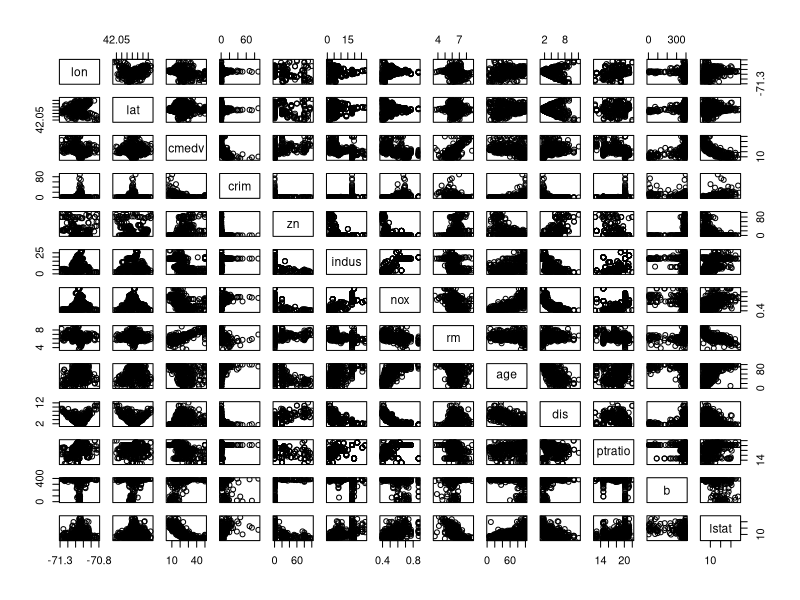
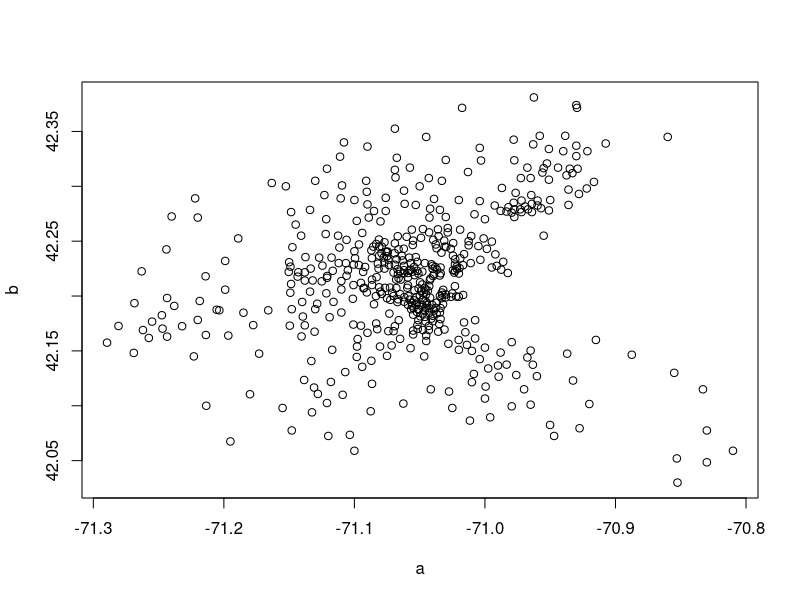
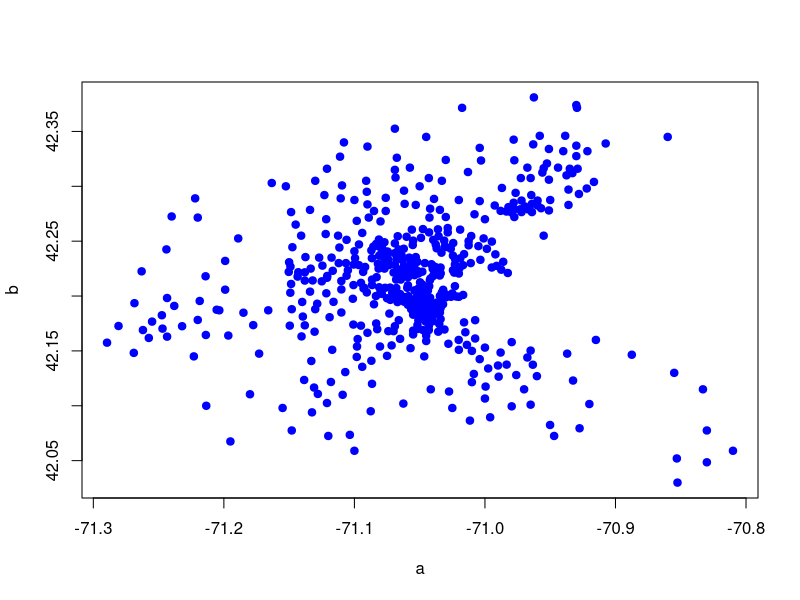
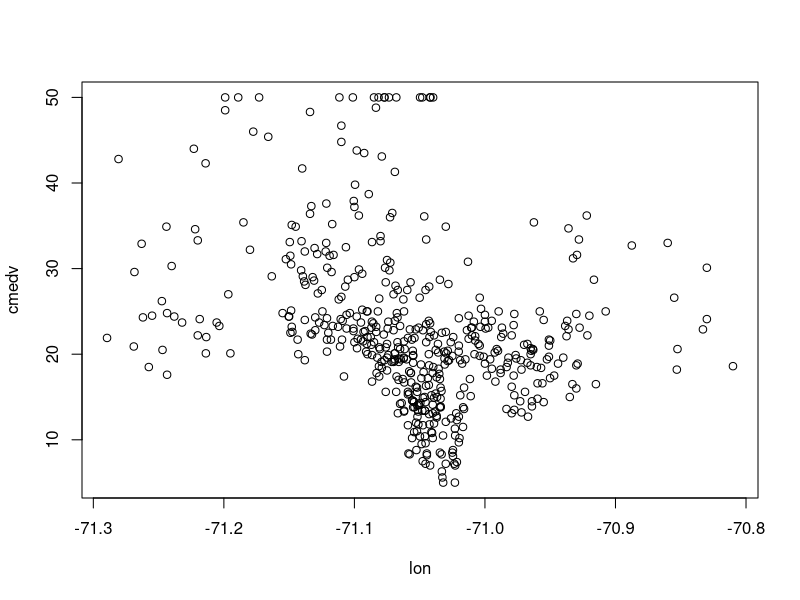
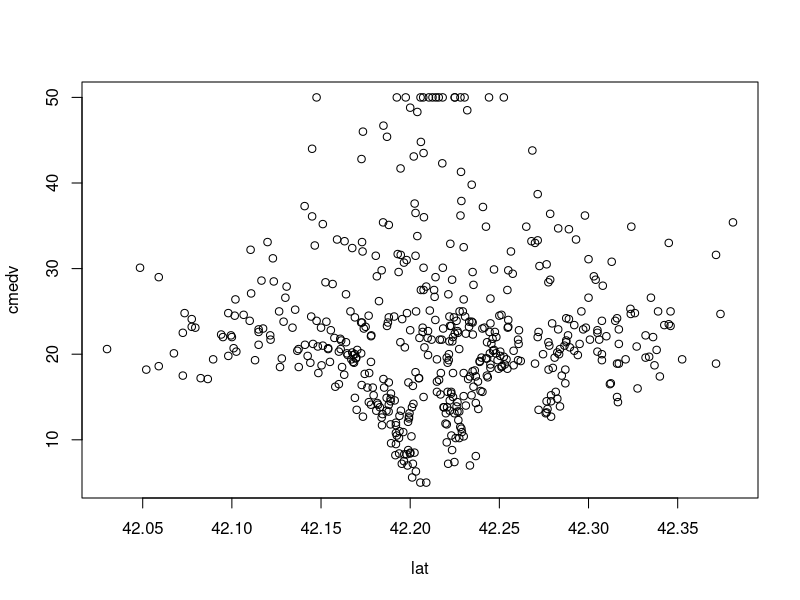
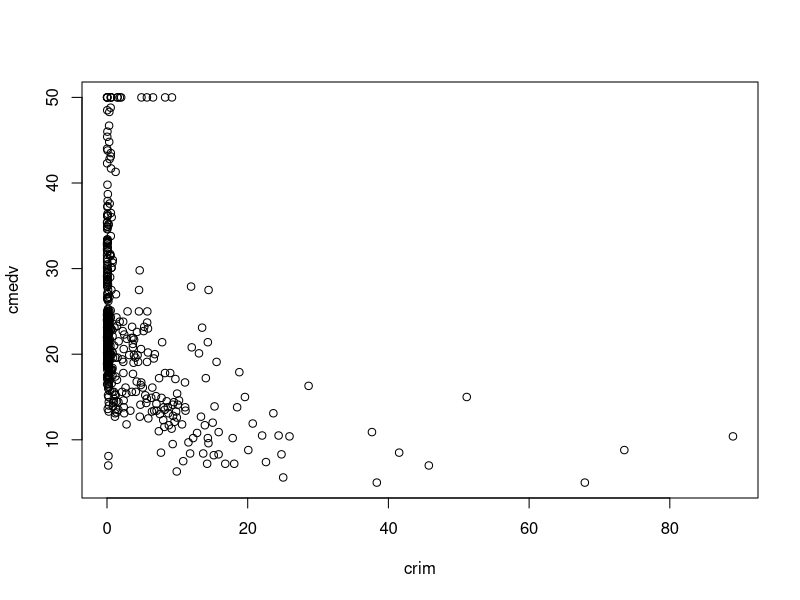
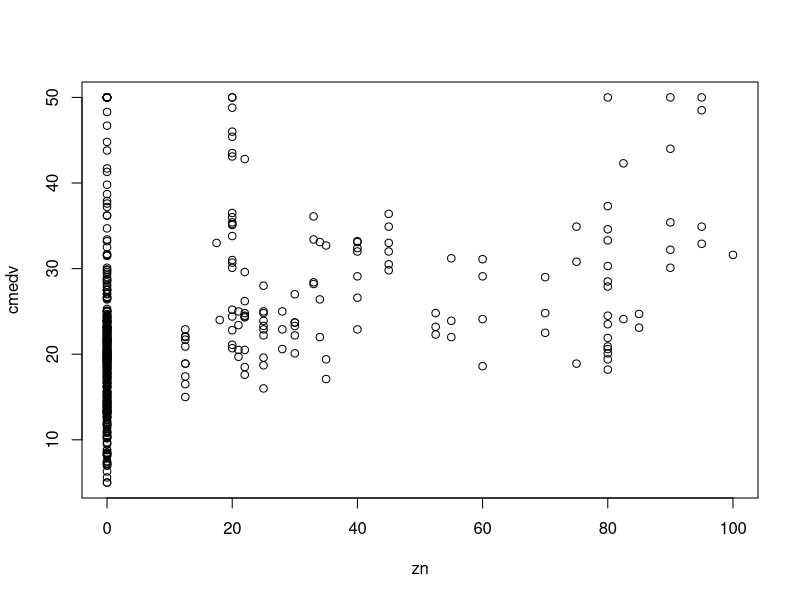
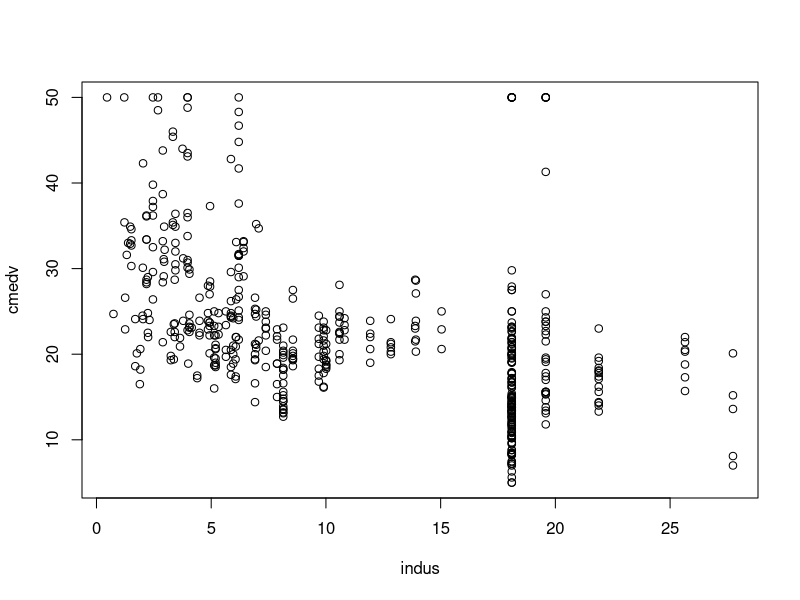

Generate these figures, in order, with R:
## ---- chunk 1
knitr::opts_chunk$set(echo = TRUE)
## ---- chunk 2
if (!("mlbench" %in% rownames(installed.packages()))){
  install.packages("mlbench")
}
library(mlbench)
## ---- chunk 3
data(BostonHousing2)
x <- BostonHousing2
x <- x[,-5]
## ---- chunk 4
head(x)
## ---- chunk 5
x <- as.data.frame(x)
## ---- chunk 6
lapply(x,class)
## ---- chunk 7
idxNum <- unlist(lapply(x,class)) == "numeric"
## ---- chunk 8
cor(x[,idxNum])
## ---- chunk 9
a <- x[,3] 
b <- x[,4] 
cor(a,b)   
## ---- chunk 10
plot(x[,idxNum])
## ---- chunk 11
plot(a,b)
## ---- chunk 12
plot(a,b,pch=19,col="blue")
## ---- chunk 13
tempY <- x[,5] # Starget cmedv
tempX <- (x[,idxNum])[,-3] # numerical inputs 

# Now we produce all the plots
for (i in 1:ncol(tempX)){ # Iterate for each column in tempX
  plot(tempX[,i],tempY,xlab=colnames(tempX)[i],ylab="cmedv")
}
## ---- chunk 14
fit1 <- lm(cmedv ~ lstat, data=x)
fit1
## ---- chunk 15
summary(fit1)
## ---- chunk 16
sum1 <- summary(fit1)
## ---- chunk 17
names(sum1)
## ---- chunk 18
# print coeffients
sum1$coefficients
## ---- chunk 19
pval <- sum1$coefficients[,4]
pval <= 0.05
## ---- chunk 20
fit1r2 <- sum1$r.squared
fit1r2
## ---- chunk 21
fit1aic <- AIC(fit1)
fit1aic
## ---- chunk 22
# Regress sales on revenue
fit2 <- lm(cmedv~lat,data=x) # Fit the regression model
sum2 <- summary(fit2) # Get summary statistics
sum2

# Get R^2 and AIC
fit2r2 <- sum2$r.squared
fit2aic <- AIC(fit2)

# Test coefficients
sum2$coefficients[,4] <= 0.05
## ---- chunk 23
sum2$coefficients
## ---- chunk 24
r2 <- c(fit1r2,fit2r2)
r2
## ---- chunk 25
round(r2,2)
## ---- chunk 26
names(r2) <- c("lstat","lat")
round(r2,3)
## ---- chunk 27
aic <- c(fit1aic,fit2aic)
names(aic) <- names(r2)
round(aic,3)
## ---- chunk 28
# Regress sales on town
fit3 <- lm(cmedv~town,data=x) # Fit the regression model
sum3 <- summary(fit3) # Get summary statistics
sum3

# Get R^2 and AIC
fit3r2 <- sum3$r.squared
fit3aic <- AIC(fit3)
## ---- chunk 29
# Model with intercept
lm(cmedv ~ lstat, data=x)
# Model without intercept
lm(cmedv ~ 0 + lstat, data=x)
## ---- chunk 30
fit4 <- lm(cmedv~lstat+lat,data=x)
sum4 <- summary(fit4)
sum4
## ---- chunk 31
# Create a variable yy that includes the first 10 values of 
# cmedv, our target variable
yy <- x[,colnames(x)=="cmedv"]
yy <- yy[1:10]
# Now create a matrix with 9 columns of random data
# The function runif() creates random draws from a uniform
# distirbution
xx <- matrix(runif(90),ncol=9) # Draw 100 values and put them 
                               # in a matrix with 10 columns
# Loop for all regressions from 1 to 9 inputs
ftemp <- list() # Pre-allocate a list to save the results
for (i in 1:9){
  ftemp[[i]] <- lm(yy ~xx[,1:i])
}
# Get R-squared from all models
r2temp <- unlist(lapply(ftemp,function(x){summary(x)$r.squared}))
plot(1:9,r2temp,xlab="Number of random inputs",ylab="R-squared",main="Oh dear...")
## ---- chunk 32
sapply(ftemp,AIC)
## ---- chunk 33
yy - ftemp[[9]]$fitted.values
## ---- chunk 34
ftemp[[10]] <- lm(yy~1) # This means just fit a constant
sapply(ftemp,AIC)
## ---- chunk 35
unlist(lapply(ftemp,function(x){summary(x)$r.squared}))
## ---- chunk 36
fit5 <- lm(cmedv~.,data=x)
summary(fit5)
## ---- chunk 37
fitmin <- lm(cmedv~1,data=x) # This means use only an intercept.
## ---- chunk 38
fit6 <- step(fitmin,direction="both",scope=formula(fit5))
## ---- chunk 39
summary(fit6)
## ---- chunk 40
fit7 <- step(fitmin,direction="forward",scope=formula(fit5))
## ---- chunk 41
summary(fit7)
## ---- chunk 42
fit8 <- step(fit5,direction="backward",scope=formula(fit5))
## ---- chunk 43
summary(fit8)
## ---- chunk 44
aic <- c(AIC(fit1),AIC(fit2),AIC(fit5),AIC(fit6),AIC(fit7),AIC(fit8))
names(aic) <- c(formula(fit1),formula(fit2),"Full model","Stepwise","Forward","Backward")
round(aic,4)
## ---- chunk 45
plot(fit6)
## ---- chunk 46
par(mfrow=c(2,2)) 
plot(fit6) # Plot
par(mfrow=c(1,1)) 
## ---- chunk 47
resid <- fit6$residuals
fitted <- fit6$fitted.values
## ---- chunk 48
par(mfrow=c(2,2))
plot(fitted,resid)        # Scatter plot fitted vs. residuals
plot(x$lstat,resid)       # Scatter plot lstat vs. residuals
plot(x$lat,resid)         # Scatter lat vs. residuals
hist(resid,100)           # Historgram of residuals with 100 bins
par(mfrow=c(1,1))
## ---- chunk 49
idx <- sort(sample(1:nrow(x),100))
xTest <- x[idx,]
xTrain <- x[-idx,]
## ---- chunk 50
fitTrain <- lm(cmedv ~ lstat + lat, data=xTrain)
fitTrain
## ---- chunk 51
predict(fitTrain,newdata=xTest)
## ---- chunk 52
predict(fitTrain) 
## ---- chunk 53
set.seed(1)
x1 <- rnorm(50,mean=20,sd=10)
x2 <- rnorm(50,mean=30,sd=10)
x3 <- rnorm(50,mean=21,sd=10)
## ---- chunk 54
x1x2 <- c(x1,x2)
id12 <- c(rep(1,length(x1)),rep(2,length(x2))) # rep() repeats a number as many times as the 2nd argument instructs. 
id12 <- as.factor(id12)
id12
## ---- chunk 55
summary(lm(x1x2~id12))
## ---- chunk 56
mean(x1)
mean(x2)-mean(x1)
## ---- chunk 57
x1x3 <- c(x1,x3)
id13 <- c(rep(1,length(x1)),rep(3,length(x3)))
id13 <- as.factor(id13)
summary(lm(x1x3~id13))
## ---- chunk 58
x1x2x3 <- c(x1,x2,x3)
id123 <- c(rep(1,length(x1)),rep(2,length(x1)),rep(3,length(x3)))
id123 <- as.factor(id123)
summary(lm(x1x2x3~id123))
## ---- chunk 59
x4 <- rnorm(10,mean=30,sd=10) # Only 10 observations
x1x4 <- c(x1,x4)
id14 <- c(rep(1,length(x1)),rep(2,length(x4))) # I can use any numbers I want, they do not mean anything!
id14 <- as.factor(id14)
summary(lm(x1x4~id14))
## ---- chunk 60
data(BostonHousing2)
x <- BostonHousing2
x <- x[,-5]
## ---- chunk 61
x <- as.data.frame(x)
## ---- chunk 62

# Define the list of columns to keep in the samples (exclude "town")
columns_to_keep <- colnames(x)[!colnames(x) %in% c("town")]
## ---- chunk 63
# Set the seed for reproducibility
set.seed(123)

# Define the sample sizes
sample_sizes <- c(50, 100)

# Initialize empty data frames to store the datasets
xTest <- list()
xTrain <- list()

# Loop through each sample size
for (i in 1:length(sample_sizes)) {
  size <- sample_sizes[i]
  
  # Generate random indices
  idx <- sort(sample(1:nrow(x), size))
  
  # Create test and train datasets for the current size
  xTest[[i]] <- x[idx, columns_to_keep]
  xTrain[[i]] <- x[-idx, columns_to_keep]
}
## ---- chunk 64
fit_min <- list()
fit_min[[1]] <- lm(cmedv ~ 1, data=xTrain[[1]])
fit_min[[2]] <- lm(cmedv ~ 1, data=xTrain[[2]])

summary(fit_min[[1]])
summary(fit_min[[2]])
## ---- chunk 65
fit_full <- list()
fit_full[[1]] <- lm(cmedv ~ ., data=xTrain[[1]])
fit_full[[2]] <- lm(cmedv ~ ., data=xTrain[[2]])

summary(fit_full[[1]])
summary(fit_full[[2]])
## ---- chunk 66
fit_best <- list()
fit_best[[1]] <- step(fit_min[[1]], direction = "both", scope = formula(fit_full[[1]]), trace = 0)

fit_best[[2]] <- step(fit_min[[2]], direction = "both", scope = formula(fit_full[[2]]), trace = 0)

summary(fit_best[[1]])
summary(fit_best[[2]])
## ---- chunk 67
fit_best_f <- list()
fit_best_f[[1]] <- step(fit_min[[1]], direction = "forward", scope = formula(fit_full[[1]]), trace = 0)

fit_best_f[[2]] <- step(fit_min[[2]], direction = "forward", scope = formula(fit_full[[2]]), trace = 0)

summary(fit_best_f[[1]])
summary(fit_best_f[[2]])

## ---- chunk 68
fit_best_b <- list()
fit_best_b[[1]] <- step(fit_full[[1]], direction = "backward", scope = formula(fit_full[[1]]), trace = 0)

fit_best_b[[2]] <- step(fit_full[[2]], direction = "backward", scope = formula(fit_full[[2]]), trace = 0)

summary(fit_best_b[[1]])
summary(fit_best_b[[2]])
## ---- chunk 69
aic <- list()
aic[[1]] <- c(AIC(fit_min[[1]]),AIC(fit_full[[1]]),AIC(fit_best[[1]]),AIC(fit_best_f[[1]]),AIC(fit_best_f[[1]]))

aic[[1]] <- round(aic[[1]],4)

aic[[2]] <- c(AIC(fit_min[[2]]),AIC(fit_full[[2]]),AIC(fit_best[[2]]),AIC(fit_best_f[[2]]),AIC(fit_best_f[[2]]))

aic[[2]] <- round(aic[[2]],4)

# Combine the list of data frames into a single dataframe
aic_df <- do.call(rbind, aic)


# Add column names to the dataframe
colnames(aic_df) <- c("Min", "Full", "Bi-Direction", "Forward", "Backward")

# Define row names
row_names <- c("Sample 50", "Sample 100")

# Set row names for the dataframe
rownames(aic_df) <- row_names


print(as.data.frame(aic_df))

## ---- chunk 70
library(Metrics)
## ---- chunk 71
rmse_min <- list()
rmse_full <- list()
rmse_best <- list()

# Calculate RMSE for each model
rmse_min[[1]] <-
  rmse(predict(fit_min[[1]], newdata = xTest[[1]]), xTest[[1]]$cmedv)
rmse_min[[2]] <-
  rmse(predict(fit_min[[2]], newdata = xTest[[2]]), xTest[[2]]$cmedv)

rmse_full[[1]] <-
  rmse(predict(fit_full[[1]], newdata = xTest[[1]]), xTest[[1]]$cmedv)
rmse_full[[2]] <-
  rmse(predict(fit_full[[2]], newdata = xTest[[2]]), xTest[[2]]$cmedv)

rmse_best[[1]] <-
  rmse(predict(fit_best[[2]], newdata = xTest[[1]]), xTest[[1]]$cmedv)
rmse_best[[2]] <-
  rmse(predict(fit_best[[2]], newdata = xTest[[2]]), xTest[[2]]$cmedv)

# Combine RMSE values into a matrix
rmse_matrix <- matrix(unlist(c(rmse_min, rmse_full, rmse_best)), nrow = 2, byrow = TRUE)

# Add column and row names
colnames(rmse_matrix) <- c("Min Model", "Full Model", "Best Model")
rownames(rmse_matrix) <- c("Sample 1", "Sample 2")

# Convert the matrix to a dataframe
rmse_df <- as.data.frame(rmse_matrix)

## ---- chunk 72
# Print the dataframe
print(rmse_df)
## ---- chunk 73
# Generate residuals for Sample 1 and Sample 2
residuals_sample1 <- resid(fit_best[[1]])
residuals_sample2 <- resid(fit_best[[2]])

# Create a 2x2 grid for the residual plots
par(mfrow = c(2, 2))

# Residual vs. Fitted Values Plot for Sample 1
plot(predict(fit_best[[1]]), residuals_sample1, 
     xlab = "Fitted Values", ylab = "Residuals", 
     main = "Residual Plot - Sample 1")
abline(h = 0, col = "red")

# Normal Q-Q Plot for Sample 1
qqnorm(residuals_sample1, main = "Normal Q-Q Plot - Sample 1")
qqline(residuals_sample1, col = "red")

# Scale-Location Plot for Sample 1
sqrt_abs_residuals_sample1 <- sqrt(abs(residuals_sample1))
plot(predict(fit_best[[1]]), sqrt_abs_residuals_sample1, 
     xlab = "Fitted Values", ylab = "Residuals", 
     main = "Scale-Location Plot - Sample 1")
abline(h = 0, col = "red")

# Residuals vs. Leverage Plot for Sample 1
plot(hatvalues(fit_best[[1]]), residuals_sample1, 
     xlab = "Leverage", ylab = "Residuals", 
     main = "Residuals vs. Leverage Plot - Sample 1")
abline(h = 0, col = "red")

# Residual vs. Fitted Values Plot for Sample 2
plot(predict(fit_best[[2]]), residuals_sample2, 
     xlab = "Fitted Values", ylab = "Residuals", 
     main = "Residual Plot - Sample 2")
abline(h = 0, col = "red")

# Normal Q-Q Plot for Sample 2
qqnorm(residuals_sample2, main = "Normal Q-Q Plot - Sample 2")
qqline(residuals_sample2, col = "red")

# Scale-Location Plot for Sample 2
sqrt_abs_residuals_sample2 <- sqrt(abs(residuals_sample2))
plot(predict(fit_best[[2]]), sqrt_abs_residuals_sample2, 
     xlab = "Fitted Values", ylab = "Residuals", 
     main = "Scale-Location Plot - Sample 2")
abline(h = 0, col = "red")

# Residuals vs. Leverage Plot for Sample 2
plot(hatvalues(fit_best[[2]]), residuals_sample2, 
     xlab = "Leverage", ylab = "Residuals", 
     main = "Residuals vs. Leverage Plot - Sample 2")
abline(h = 0, col = "red")

# Reset the plotting layout
par(mfrow = c(1, 1))
